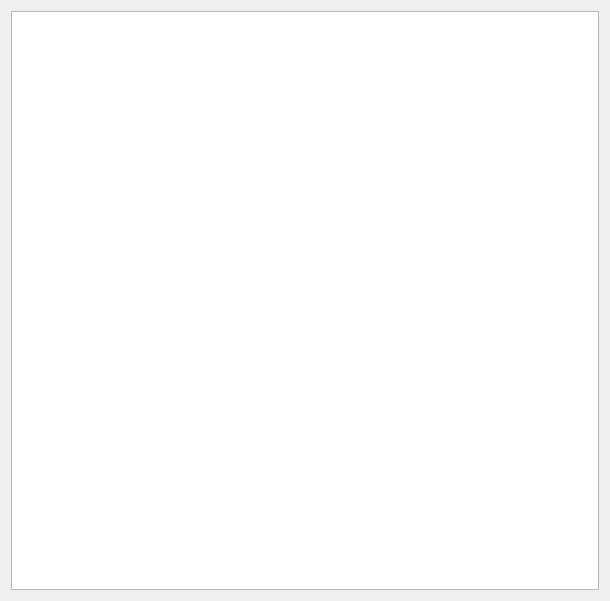
<?xml version="1.0" encoding="UTF-8"?>
<ui version="4.0">
 <class>details_dialog</class>
 <widget class="QDialog" name="details_dialog">
  <property name="geometry">
   <rect>
    <x>0</x>
    <y>0</y>
    <width>610</width>
    <height>601</height>
   </rect>
  </property>
  <property name="windowTitle">
   <string>Torrent details</string>
  </property>
  <property name="modal">
   <bool>true</bool>
  </property>
  <layout class="QVBoxLayout" name="verticalLayout">
   <item>
    <widget class="content_view" name="files"/>
   </item>
  </layout>
 </widget>
 <customwidgets>
  <customwidget>
   <class>content_view</class>
   <extends>QTreeView</extends>
   <header>content_view.h</header>
  </customwidget>
 </customwidgets>
 <resources/>
 <connections/>
</ui>
